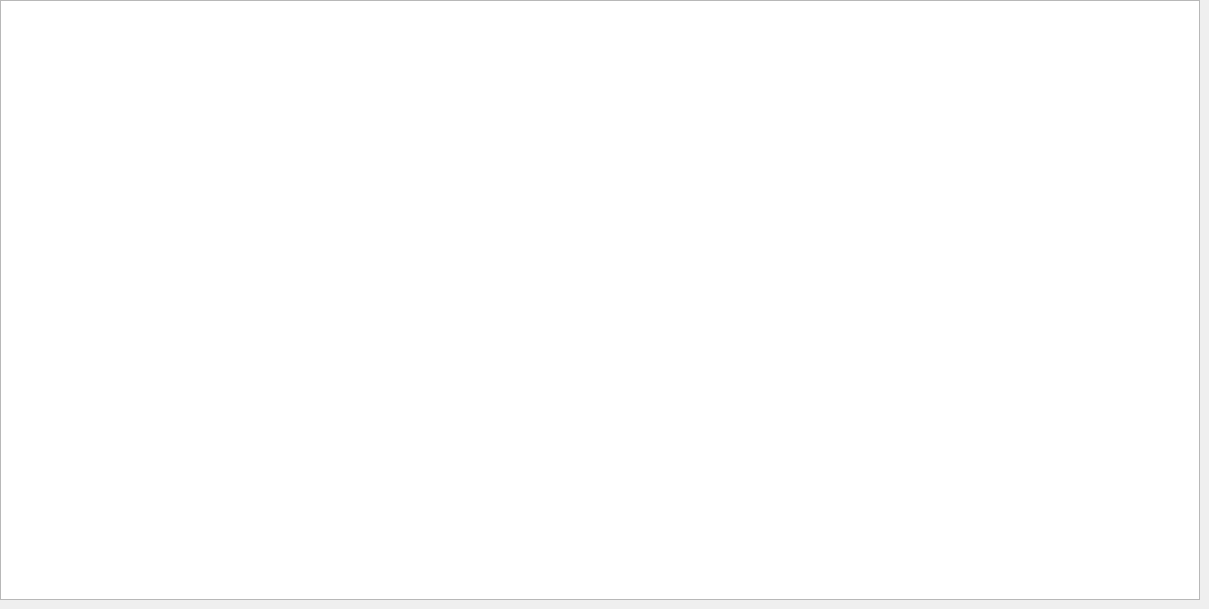
     <widget class="QWidget" name="tab">
      <attribute name="title">
       <string>ChatBox</string>
      </attribute>
      <widget class="QTextBrowser" name="textBrowser">
       <property name="geometry">
        <rect>
         <x>0</x>
         <y>0</y>
         <width>1200</width>
         <height>600</height>
        </rect>
       </property>
       <property name="styleSheet">
        <string notr="true">border-image: url(:/img/img/Webp.net-resizeimage.png);</string>
       </property>
      </widget>
      <widget class="QTextBrowser" name="textBrowser_2">
       <property name="geometry">
        <rect>
         <x>500</x>
         <y>220</y>
         <width>151</width>
         <height>51</height>
        </rect>
       </property>
       <property name="styleSheet">
        <string notr="true">border-image: url(:/img/img/Webp.net-resizeimage (1).png);</string>
       </property>
      </widget>
      <widget class="QPlainTextEdit" name="plainTextEdit">
       <property name="geometry">
        <rect>
         <x>100</x>
         <y>360</y>
         <width>271</width>
         <height>71</height>
        </rect>
       </property>
      </widget>
      <widget class="QLabel" name="label_13">
       <property name="geometry">
        <rect>
         <x>30</x>
         <y>60</y>
         <width>321</width>
         <height>271</height>
        </rect>
       </property>
       <property name="styleSheet">
        <string notr="true">border-image: url(:/img/img/hethi1.png);</string>
       </property>
       <property name="text">
        <string/>
       </property>
      </widget>
      <widget class="QLabel" name="label_14">
       <property name="geometry">
        <rect>
         <x>410</x>
         <y>60</y>
         <width>371</width>
         <height>301</height>
        </rect>
       </property>
       <property name="styleSheet">
        <string notr="true">border-image: url(:/img/img/hethi2.png);
</string>
       </property>
       <property name="text">
        <string/>
       </property>
      </widget>
      <widget class="QLabel" name="label_40">
       <property name="geometry">
        <rect>
         <x>0</x>
         <y>0</y>
         <width>801</width>
         <height>441</height>
        </rect>
       </property>
       <property name="styleSheet">
        <string notr="true">border-image: url(:/img/img/pellule.jpg);</string>
       </property>
       <property name="text">
        <string/>
       </property>
      </widget>
      <widget class="QLabel" name="label_41">
       <property name="geometry">
        <rect>
         <x>240</x>
         <y>90</y>
         <width>111</width>
         <height>16</height>
        </rect>
       </property>
       <property name="text">
        <string>R sercice urgence </string>
       </property>
      </widget>
      <widget class="QLabel" name="label_42">
       <property name="geometry">
        <rect>
         <x>610</x>
         <y>120</y>
         <width>131</width>
         <height>16</height>
        </rect>
       </property>
       <property name="text">
        <string>R sercice equipement</string>
       </property>
      </widget>
      <widget class="QPushButton" name="send">
       <property name="enabled">
        <bool>true</bool>
       </property>
       <property name="geometry">
        <rect>
         <x>390</x>
         <y>370</y>
         <width>75</width>
         <height>51</height>
        </rect>
       </property>
       <property name="styleSheet">
        <string notr="true">border-image: url(:/img/img/paper-plane.png);</string>
       </property>
       <property name="text">
        <string/>
       </property>
      </widget>
      <zorder>label_40</zorder>
      <zorder>label_14</zorder>
      <zorder>label_13</zorder>
      <zorder>textBrowser_2</zorder>
      <zorder>plainTextEdit</zorder>
      <zorder>label_41</zorder>
      <zorder>label_42</zorder>
      <zorder>send</zorder>
      <zorder>textBrowser</zorder>
     </widget>
